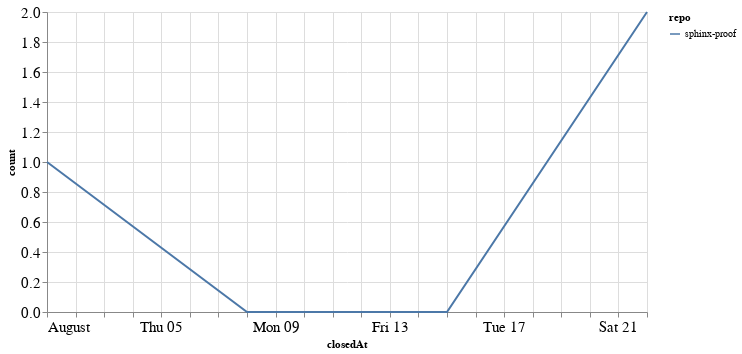

The code cell stored with this chart in its notebook:
### Code cell
closed_by_time = closed_by.groupby('repo').resample('W', on='closedAt').count()['author'].reset_index()
closed_by_time = closed_by_time.rename(columns={'author': 'count'})

alt.Chart(closed_by_time, width=600).mark_line().encode(
    x='closedAt',
    y='count',
    color='repo',
    tooltip="repo"
)

### Figure 1 — Vega-Lite specification as saved in the notebook (floating-point values rounded to 4 significant figures)
{"config": {"axisLeft": {"labelFontSize": 15}, "axisBottom": {"labelFontSize": 15}}, "data": {"name": "data-a7b985cea8233511afdd6f68fa13ddc3"}, "mark": "line", "encoding": {"color": {"type": "nominal", "field": "repo"}, "tooltip": {"type": "nominal", "field": "repo"}, "x": {"type": "temporal", "field": "closedAt"}, "y": {"type": "quantitative", "field": "count"}}, "width": 600, "$schema": "https://vega.github.io/schema/vega-lite/v4.8.1.json", "datasets": {"data-a7b985cea8233511afdd6f68fa13ddc3": [{"repo": "sphinx-proof", "closedAt": "2021-08-01T00:00:00", "count": 1}, {"repo": "sphinx-proof", "closedAt": "2021-08-08T00:00:00", "count": 0}, {"repo": "sphinx-proof", "closedAt": "2021-08-15T00:00:00", "count": 0}, {"repo": "sphinx-proof", "closedAt": "2021-08-22T00:00:00", "count": 2}]}}
